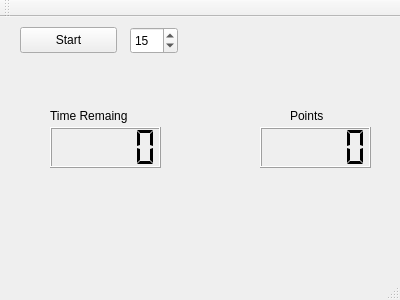
<?xml version="1.0" encoding="UTF-8"?>
<ui version="4.0">
 <class>MainWindow</class>
 <widget class="QMainWindow" name="MainWindow">
  <property name="geometry">
   <rect>
    <x>0</x>
    <y>0</y>
    <width>400</width>
    <height>300</height>
   </rect>
  </property>
  <property name="windowTitle">
   <string>MainWindow</string>
  </property>
  <widget class="QWidget" name="centralWidget">
   <widget class="QLabel" name="labelCurChar">
    <property name="geometry">
     <rect>
      <x>180</x>
      <y>160</y>
      <width>61</width>
      <height>71</height>
     </rect>
    </property>
    <property name="font">
     <font>
      <pointsize>40</pointsize>
     </font>
    </property>
    <property name="text">
     <string/>
    </property>
   </widget>
   <widget class="QPushButton" name="buttonStart">
    <property name="geometry">
     <rect>
      <x>20</x>
      <y>10</y>
      <width>97</width>
      <height>26</height>
     </rect>
    </property>
    <property name="text">
     <string>Start</string>
    </property>
   </widget>
   <widget class="QSpinBox" name="spinBoxTime">
    <property name="geometry">
     <rect>
      <x>130</x>
      <y>10</y>
      <width>48</width>
      <height>27</height>
     </rect>
    </property>
    <property name="minimum">
     <number>10</number>
    </property>
    <property name="maximum">
     <number>60</number>
    </property>
    <property name="singleStep">
     <number>5</number>
    </property>
    <property name="value">
     <number>15</number>
    </property>
   </widget>
   <widget class="QLCDNumber" name="lcdPoints">
    <property name="geometry">
     <rect>
      <x>260</x>
      <y>110</y>
      <width>111</width>
      <height>41</height>
     </rect>
    </property>
    <property name="segmentStyle">
     <enum>QLCDNumber::Flat</enum>
    </property>
   </widget>
   <widget class="QLCDNumber" name="lcdTimeRemaining">
    <property name="geometry">
     <rect>
      <x>50</x>
      <y>110</y>
      <width>111</width>
      <height>41</height>
     </rect>
    </property>
    <property name="smallDecimalPoint">
     <bool>false</bool>
    </property>
    <property name="segmentStyle">
     <enum>QLCDNumber::Flat</enum>
    </property>
   </widget>
   <widget class="QLabel" name="label">
    <property name="geometry">
     <rect>
      <x>290</x>
      <y>90</y>
      <width>67</width>
      <height>17</height>
     </rect>
    </property>
    <property name="text">
     <string>Points</string>
    </property>
   </widget>
   <widget class="QLabel" name="label_2">
    <property name="geometry">
     <rect>
      <x>50</x>
      <y>90</y>
      <width>101</width>
      <height>17</height>
     </rect>
    </property>
    <property name="text">
     <string>Time Remaing</string>
    </property>
   </widget>
  </widget>
  <widget class="QMenuBar" name="menuBar">
   <property name="geometry">
    <rect>
     <x>0</x>
     <y>0</y>
     <width>400</width>
     <height>25</height>
    </rect>
   </property>
  </widget>
  <widget class="QToolBar" name="mainToolBar">
   <attribute name="toolBarArea">
    <enum>TopToolBarArea</enum>
   </attribute>
   <attribute name="toolBarBreak">
    <bool>false</bool>
   </attribute>
  </widget>
  <widget class="QStatusBar" name="statusBar"/>
 </widget>
 <layoutdefault spacing="6" margin="11"/>
 <resources/>
 <connections/>
</ui>
